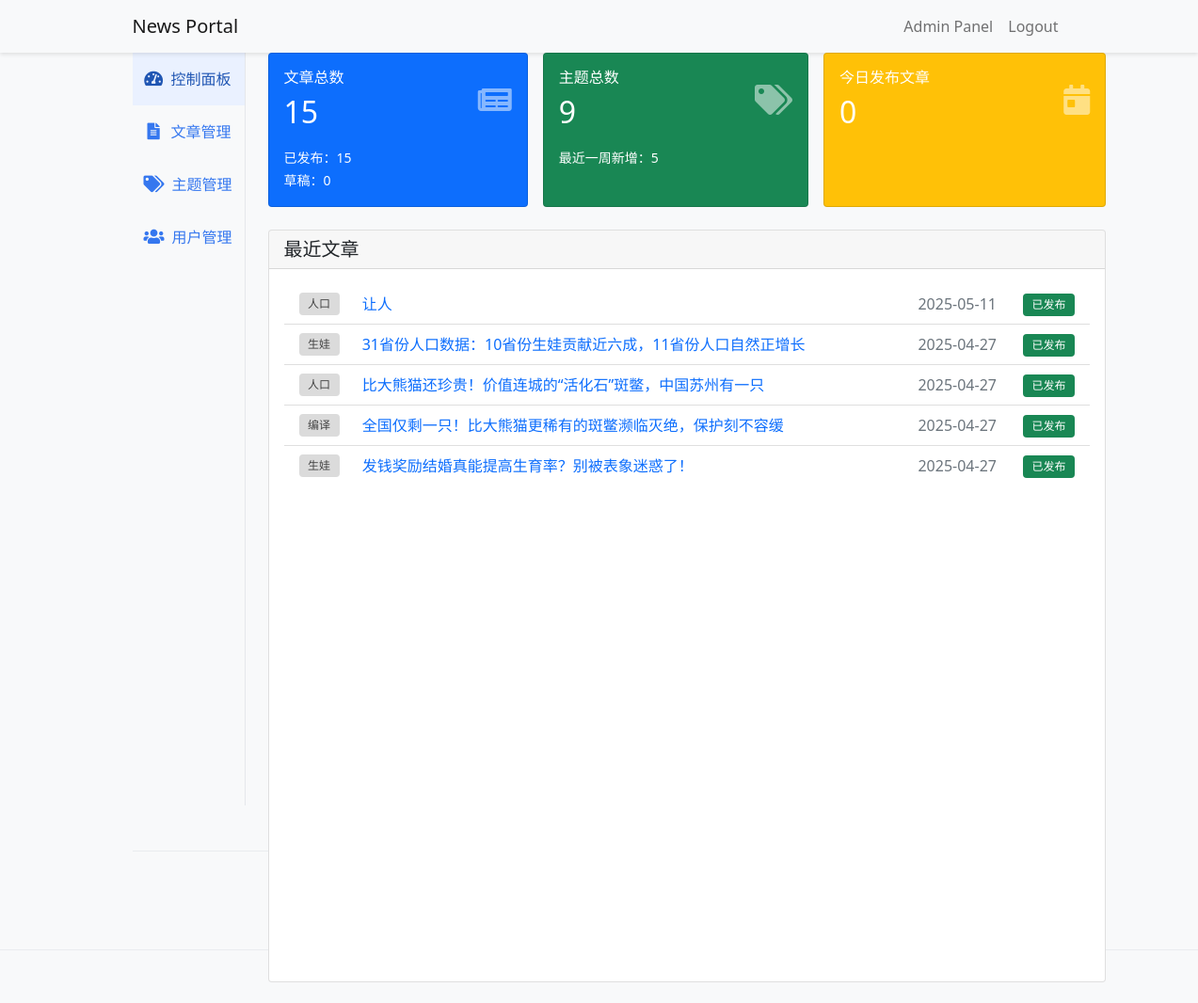
The page /admin/ (signed in) on the database its author committed.
### app/models.py (models this page shows, shortened)
class Tag(db.Model):
    id = db.Column(db.Integer, primary_key=True)
    name = db.Column(db.String(50), unique=True, nullable=False)
    created_at = db.Column(db.DateTime, default=datetime.utcnow)

class Article(db.Model):
    id = db.Column(db.Integer, primary_key=True)
    title = db.Column(db.String(200), nullable=False)
    subtitle = db.Column(db.String(200))
    content = db.Column(db.Text, nullable=False)
    is_published = db.Column(db.Boolean, default=False)
    is_top = db.Column(db.Boolean, default=False)
    is_recommended = db.Column(db.Boolean, default=False)
    created_at = db.Column(db.DateTime, default=datetime.utcnow)
    updated_at = db.Column(
        db.DateTime, default=datetime.utcnow, onupdate=datetime.utcnow
    )
    author_id = db.Column(db.Integer, db.ForeignKey("user.id"))
    tags = db.relationship("Tag", secondary="article_tag", backref="articles")
    images = db.relationship("Image", backref="article", lazy="dynamic")

### app/admin/routes.py (the view)
@bp.route("/")
@login_required
@admin_required
def index():
    today = datetime.utcnow().date()
    stats = {
        "total_articles": Article.query.count(),
        "published_articles": Article.query.filter_by(is_published=True).count(),
        "draft_articles": Article.query.filter_by(is_published=False).count(),
        "articles_today": Article.query.filter(
            Article.is_published == True,
            Article.created_at >= today,
            Article.created_at < today + timedelta(days=1),
        ).count(),
        "total_tags": Tag.query.count(),
        "new_tags_this_week": Tag.query.filter(
            Tag.created_at >= datetime.utcnow() - timedelta(days=7)
        ).count(),
        "total_users": User.query.count(),
        "admin_users": User.query.filter_by(is_admin=True).count(),
        "normal_users": User.query.filter_by(is_admin=False).count(),
    }
    recent_articles = Article.query.order_by(Article.created_at.desc()).limit(5).all()
    return render_template(
        "admin/index.html",
        stats=stats,
        recent_articles=recent_articles,
    )

### app/admin/routes.py (called while the page is built)
def admin_required(f):
    @wraps(f)
    def decorated_function(*args, **kwargs):
        if not current_user.is_admin:
            flash("需要管理员权限")
            return redirect(url_for("main.index"))
        return f(*args, **kwargs)
    return decorated_function

### app/models.py (called while the page is built)
@login.user_loader
def load_user(id):
    return User.query.get(int(id))

### app/templates/admin/index.html
{% extends "admin/base.html" %} {% block admin_title %}控制面板{% endblock %} {%
block admin_content %}
<div class="d-flex gap-3 mb-4">
  <div class="card bg-primary text-white flex-fill">
    <div class="card-body">
      <div class="d-flex justify-content-between align-items-center">
        <div>
          <h6 class="text-uppercase mb-2">文章总数</h6>
          <h2 class="mb-0">{{ stats.total_articles }}</h2>
        </div>
        <i class="fas fa-newspaper fa-2x opacity-50"></i>
      </div>
      <div class="mt-3">
        <small>已发布：{{ stats.published_articles }}</small><br />
        <small>草稿：{{ stats.draft_articles }}</small>
      </div>
    </div>
  </div>
  <div class="card bg-success text-white flex-fill">
    <div class="card-body">
      <div class="d-flex justify-content-between align-items-center">
        <div>
          <h6 class="text-uppercase mb-2">主题总数</h6>
          <h2 class="mb-0">{{ stats.total_tags }}</h2>
        </div>
        <i class="fas fa-tags fa-2x opacity-50"></i>
      </div>
      <div class="mt-3">
        <small>最近一周新增：{{ stats.new_tags_this_week }}</small>
      </div>
    </div>
  </div>
  <div class="card bg-warning text-white flex-fill">
    <div class="card-body">
      <div class="d-flex justify-content-between align-items-center">
        <div>
          <h6 class="text-uppercase mb-2">今日发布文章</h6>
          <h2 class="mb-0">{{ stats.articles_today }}</h2>
        </div>
        <i class="fas fa-calendar-day fa-2x opacity-50"></i>
      </div>
    </div>
  </div>
</div>
<div class="card h-100">
  <div class="card-header">
    <h5 class="mb-0">最近文章</h5>
  </div>
  <div class="card-body">
    <div class="list-group list-group-flush">
      {% for article in recent_articles %}
      <div class="list-group-item">
        <div class="d-flex align-items-center" style="gap: 1rem">
          <div class="article-list-tags flex-shrink-0" style="max-width: 120px">
            {% for tag in article.tags %}
            <a
              href="{{ url_for('main.tag', id=tag.id) }}"
              class="badge bg-secondary text-decoration-none"
              >{{ tag.name }}</a
            >
            {% endfor %}
          </div>
          <div class="article-title-ellipsis flex-grow-1" style="min-width: 0">
            <a
              href="{{ url_for('main.article', id=article.id) }}"
              class="text-decoration-none"
            >
              {{ article.title }}
            </a>
          </div>
          <div
            class="text-muted flex-shrink-0"
            style="width: 100px; text-align: right"
          >
            {{ article.created_at.strftime('%Y-%m-%d') }}
          </div>
          <div class="flex-shrink-0" style="margin-left: 12px">
            {% if article.is_published %}
            <span class="badge bg-success">已发布</span>
            {% else %}
            <span class="badge bg-secondary">草稿</span>
            {% endif %}
          </div>
        </div>
      </div>
      {% endfor %}
    </div>
  </div>
</div>
{% endblock %}

### app/static/css/style.css (style rules this page uses)
body { background-color: #f8f9fa; }
.badge { font-weight: normal; padding: 0.5em 0.8em; }
.article-list-tags { display: flex !important; align-items: center !important; overflow: hidden; text-overflow: ellipsis; white-space: nowrap; }
.article-list-tags .badge { margin-right: 0.5rem; }
.article-list-tags .badge:last-child { margin-right: 0.5rem; }
.article-title-ellipsis { white-space: nowrap; overflow: hidden; text-overflow: ellipsis; display: block; min-width: 0; max-width: 100%; }
.article-list-tags { display: flex; align-items: center; gap: 0.25rem; }
a.badge.bg-secondary.text-decoration-none { background-color: #dbdbdb !important; color: #434343 !important; border: none !important; }

### rows shown on the page
Article: title "让人", created_at "2025-05-11", is_published "已发布"
Tag: name "人口"
Article: title "31省份人口数据：10省份生娃贡献近六成，11省份人口自然正增长", created_at "2025-04-27", is_published "已发布"
Tag: name "生娃"
Article: title "比大熊猫还珍贵！价值连城的“活化石”斑鳖，中国苏州有一只", created_at "2025-04-27", is_published "已发布"
Article: title "全国仅剩一只！比大熊猫更稀有的斑鳖濒临灭绝，保护刻不容缓", created_at "2025-04-27", is_published "已发布"
Tag: name "编译"
Article: title "发钱奖励结婚真能提高生育率？别被表象迷惑了！", created_at "2025-04-27", is_published "已发布"

### other values the page prints
{{ stats.total_articles }} "15"
{{ stats.published_articles }} "15"
{{ stats.draft_articles }} "0"
{{ stats.total_tags }} "9"
{{ stats.new_tags_this_week }} "5"
{{ stats.articles_today }} "0"
